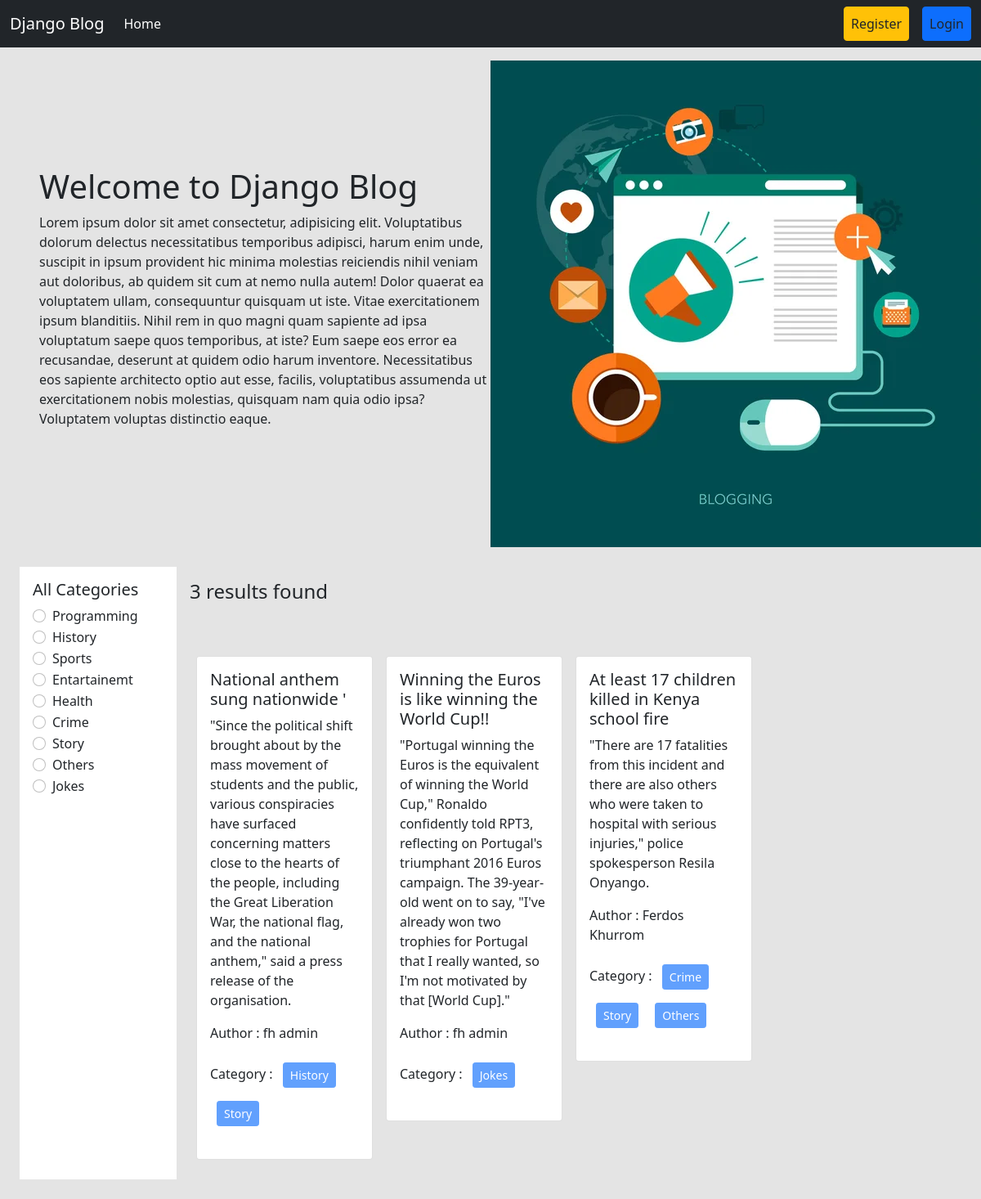
The page / on the database its author committed.
### categories/models.py (models this page shows, shortened)
class Category(models.Model):
    name = models.CharField(max_length=100)
    slug = models.SlugField(max_length=100,unique=True, null=True, blank=True)

### posts/models.py (models this page shows, shortened)
class Post(models.Model):
    title = models.CharField(max_length=50)
    content = models.TextField()
    category = models.ManyToManyField(Category) # ekta post multiple categorir moddhe thakte pare abar ekta categorir moddhe multiple post thakte pare
    author = models.ForeignKey(User, on_delete=models.CASCADE)

### blog_project/views.py (the view, shortened to what this page needs)
# urls.py: 2. Add a URL to urlpatterns:  path('', views.home, name='home')
def home(request, category_slug = None): # initially dhore nicchi je category_slug None thakbe karon hocche user first time home page e asle se normal page dekhbe, se filter korte chaile category te click korlei sei category er slug ta capture korbo ar seta tokhn ar None thakbe na
    data = Post.objects.all() # sob post gula ke niye aslam
    categories = Category.objects.all() # sob category dekhabo
    return render(request, 'home.html', {'data' : data, 'category' : categories})

### templates/home.html
{% extends 'base.html' %}
{% load static %}
{% block content %}
<div class="d-flex flex-wrap px-5 pt-3 align-items-center">
  <div class="col-6">
    <h1>Welcome to Django Blog</h1>
    <p>Lorem ipsum dolor sit amet consectetur, adipisicing elit. Voluptatibus dolorum delectus necessitatibus temporibus adipisci, harum enim unde, suscipit in ipsum provident hic minima molestias reiciendis nihil veniam aut doloribus, ab quidem sit cum at nemo nulla autem! Dolor quaerat ea voluptatem ullam, consequuntur quisquam ut iste. Vitae exercitationem ipsum blanditiis. Nihil rem in quo magni quam sapiente ad ipsa voluptatum saepe quos temporibus, at iste? Eum saepe eos error ea recusandae, deserunt at quidem odio harum inventore. Necessitatibus eos sapiente architecto optio aut esse, facilis, voluptatibus assumenda ut exercitationem nobis molestias, quisquam nam quia odio ipsa? Voluptatem voluptas distinctio eaque.</p>
  </div>
  <div class="col-6">
<img src="{% static 'header.jpg' %}" />
  </div>
</div>
<div class="d-flex flex-wrap p-4">
  <div class="col-2 bg-white p-3" >
    <h5>All Categories</h5>
    {% for cat in category %}
    <div class="form-check">
      <input
        class="form-check-input"
        type="radio"
        name="category"
        id="{{cat.id}}"
      />
      <label class="form-check-label" for="{{cat.id}}">
        <a href="{% url 'category_wise_post' cat.slug %}" class="text-decoration-none text-dark" >{{cat.name}}</a>
      </label>
    </div>
    {% endfor %}
  </div>
  <div class="col-10 p-3">
    <h4>{{data | length}} results found</h4>
    <div class="d-flex flex-wrap pt-5">
      {% for post in data %}
      <div class="col-sm-3">
        <div class="card m-2">
          <div class="card-body">
            <h5 class="card-title">{{post.title}}</h5>
            <p class="card-text">{{post.content}}</p>
            <p>Author : {{post.author.first_name}} {{post.author.last_name}}</p>
            <p>
              Category : {% for cat in post.category.all %}
              <button class="btn btn-primary btn-sm m-2" disabled>
                {{cat.name}}
              </button>
              {% endfor %}
            </p>
          </div>
        </div>
      </div>
      {% endfor %}
    </div>
  </div>
</div>
{% endblock %}

### templates/base.html (shortened to what this page needs)
<!DOCTYPE html>
<html lang="en">
  <head>
    <link
      href="https://cdn.jsdelivr.net/npm/bootstrap@5.0.2/dist/css/bootstrap.min.css"
      rel="stylesheet"
    />
  </head>
  <body style="background-color : #e4e4e4">
    <nav class="navbar navbar-expand-lg navbar-dark bg-dark">
      <div class="container-fluid">
        <a class="navbar-brand" href="{% url 'homepage' %}">Django Blog</a>
        <div class="collapse navbar-collapse" id="navbarSupportedContent">
          <ul class="navbar-nav me-auto mb-2 mb-lg-0">
            <li class="nav-item">
              <a
                class="nav-link active"
                aria-current="page"
                href="{% url 'homepage' %}"
                >Home</a
              >
            </li>
          </ul>
          <div class="d-flex">
            <ul class="navbar-nav me-auto mb-2 mb-lg-0">
              {% if request.user.is_authenticated %}
              <li class="nav-item mx-3">
                <a
                  class="nav-link btn btn-warning text-dark"
                  href="{% url 'profile' %}"
                  >Profile</a
                >
              </li>
              <li class="nav-item mx-3">
                <a
                  class="nav-link btn btn-danger text-dark"
                  href="{% url 'user_logout' %}"
                  >Logout</a
                >
              </li>
              {% else %}
              <li class="nav-item mx-3">
                <a
                  class="nav-link btn btn-warning text-dark"
                  href="{% url 'register' %}"
                  >Register</a
                >
              </li>
              <li class="nav-item">
                <a
                  class="nav-link btn btn-primary text-dark"
                  href="{% url 'user_login' %}"
                  >Login</a
                >
              </li>
              {% endif %}
            </ul>
          </div>
        </div>
      </div>
    </nav>
    {% block content %} {% endblock %}
  </body>
</html>

### rows shown on the page
Category: name "Programming"
Category: name "History"
Category: name "Sports"
Category: name "Entartainemt"
Category: name "Health"
Category: name "Crime"
Category: name "Story"
Category: name "Others"
Category: name "Jokes"
Post: title "National anthem sung nationwide '", content "\"Since the political shift brought about by the mass movement of students and the public, various conspiracies have surfaced concerning matters close to the hearts of the people, including the Great Liberation War, the national flag, and the national anthem,\" said a press release of the organisation.", author.first_name "fh", author.last_name "admin"
Post: title "Winning the Euros is like winning the World Cup!!", content "\"Portugal winning the Euros is the equivalent of winning the World Cup,\" Ronaldo confidently told RPT3, reflecting on Portugal's triumphant 2016 Euros campaign. The 39-year-old went on to say, \"I've already won two trophies for Portugal that I really wanted, so I'm not motivated by that [World Cup].\"", author.first_name "fh", author.last_name "admin"
Post: title "At least 17 children killed in Kenya school fire", content "\"There are 17 fatalities from this incident and there are also others who were taken to hospital with serious injuries,\" police spokesperson Resila Onyango.", author.first_name "Ferdos", author.last_name "Khurrom"

### other values the page prints
{{ data | length }} "3"
